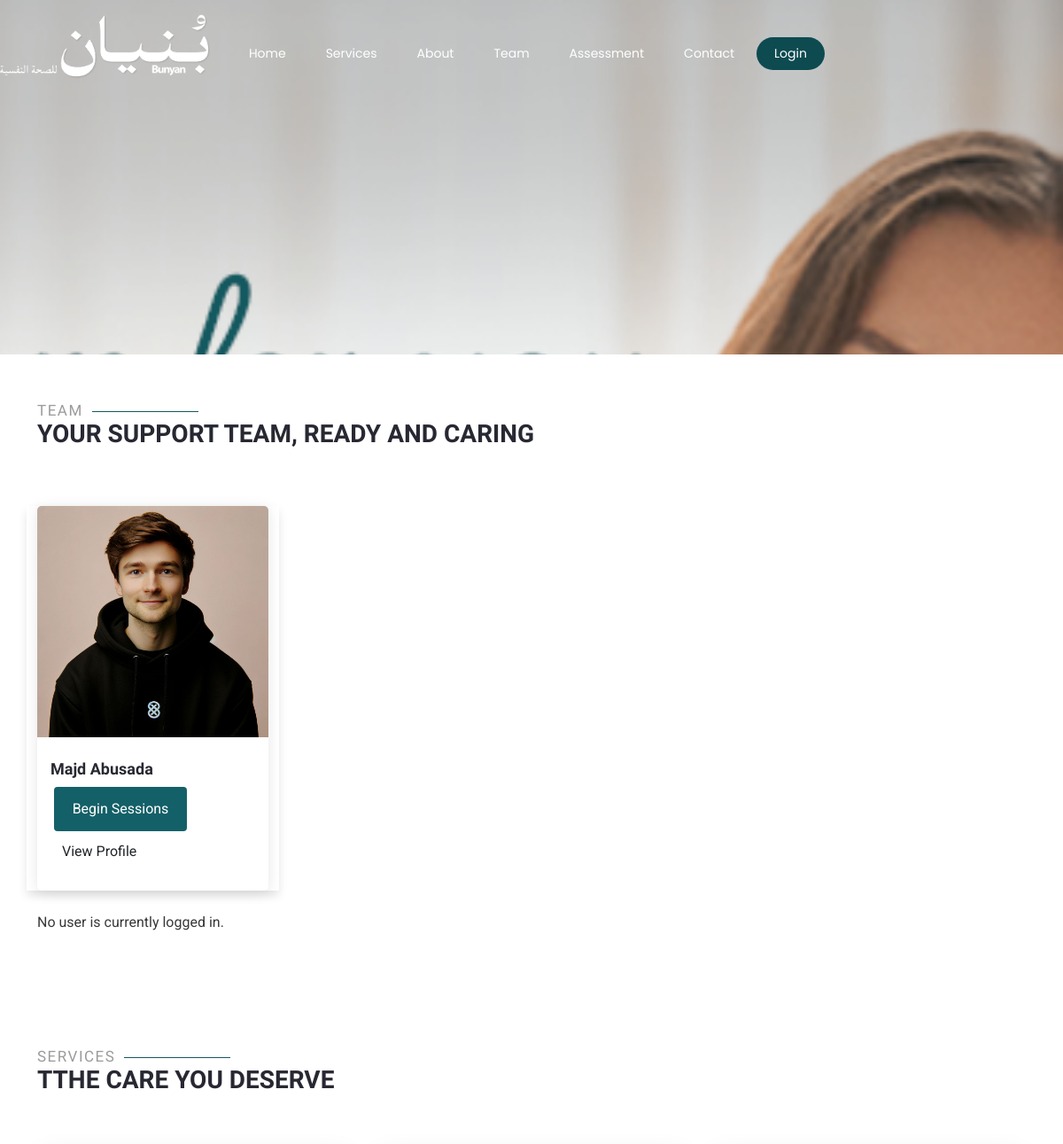
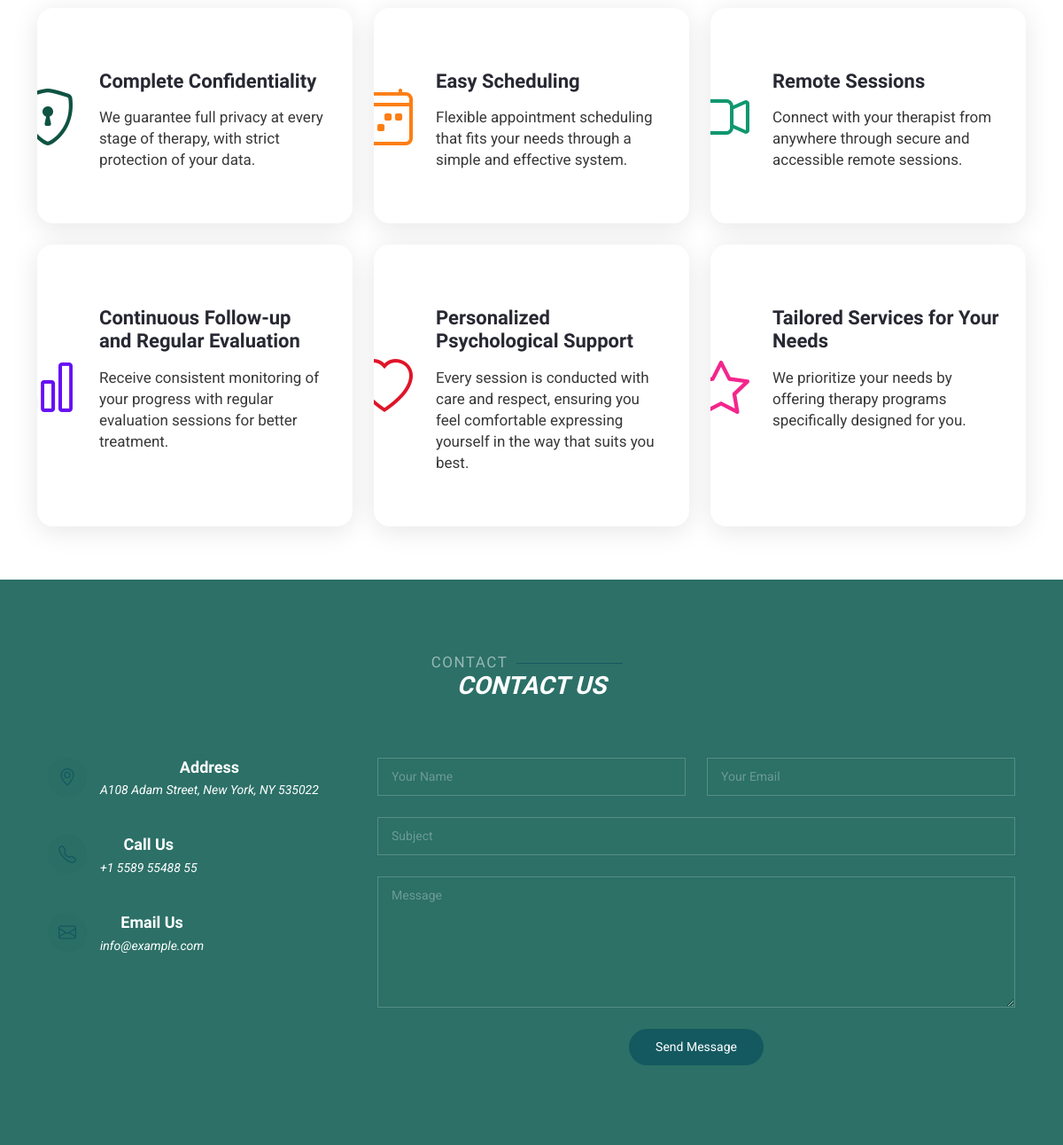
Page /team/ on the committed database (2 pictures, top to bottom).
### BunyanApp/models.py (models this page shows, shortened)
class User(models.Model):
    GENDER_CHOICES = [
        ('male', 'Male'),
        ('female', 'Female'),
    ]
    first_name = models.CharField(max_length=255)
    last_name = models.CharField(max_length=255)
    username = models.CharField(max_length=255, null=True, blank=True, default='')
    email = models.EmailField(max_length=225)
    password = models.CharField(max_length=225)
    dob = models.DateField(blank=True, null=True)
    mobile = models.CharField(max_length=255, null=True, blank=True, default='')
    gender = models.CharField(max_length=20, choices=GENDER_CHOICES, null=True, blank=True)
    photo = models.ImageField(upload_to='profile_pics/', null=True, blank=True)
    country = CountryField(blank_label='(select country)', null=True, blank=True)
    languages = models.ManyToManyField(Language, blank=True)
    created_at = models.DateTimeField(auto_now_add=True)
    updated_at = models.DateTimeField(auto_now=True)
    objects = UserManager()

class Therapist(User):
    available_time = models.DateTimeField()
    experience_years = models.IntegerField(blank=True, default=0)
    location = models.TextField(default='')
    specializations = models.ManyToManyField(Specialization, blank=True, related_name='therapists')

class User(models.Model):
    GENDER_CHOICES = [
        ('male', 'Male'),
        ('female', 'Female'),
    ]
    first_name = models.CharField(max_length=255)
    last_name = models.CharField(max_length=255)
    username = models.CharField(max_length=255, null=True, blank=True, default='')
    email = models.EmailField(max_length=225)
    password = models.CharField(max_length=225)
    dob = models.DateField(blank=True, null=True)
    mobile = models.CharField(max_length=255, null=True, blank=True, default='')
    gender = models.CharField(max_length=20, choices=GENDER_CHOICES, null=True, blank=True)
    photo = models.ImageField(upload_to='profile_pics/', null=True, blank=True)
    country = CountryField(blank_label='(select country)', null=True, blank=True)
    languages = models.ManyToManyField(Language, blank=True)
    created_at = models.DateTimeField(auto_now_add=True)
    updated_at = models.DateTimeField(auto_now=True)
    objects = UserManager()

### BunyanApp/views.py (the view)
# urls.py: path('team/', views.team,name='team'),
def team(request):
    context = {
        'therapists': all_therapists()
    }
    return render(request, 'team.html', context)

### BunyanApp/models.py (called while the page is built)
def all_therapists():
    return Therapist.objects.all()

### BunyanApp/templates/team.html (shortened to what this page needs)
<!DOCTYPE html>
<html lang="en">
<head>
  {% load static %}
  <link rel="stylesheet" href="{% static 'vendor/bootstrap/css/bootstrap.min.css' %}">
  <link rel="stylesheet" href="{% static 'vendor/bootstrap-icons/bootstrap-icons.css' %}">
  <link rel="stylesheet" href="{% static 'vendor/aos/aos.css' %}">
  <link rel="stylesheet" href="{% static 'vendor/animate.css/animate.min.css' %}">
  <link rel="stylesheet" href="{% static 'vendor/glightbox/css/glightbox.min.css' %}">
  <link rel="stylesheet" href="{% static 'vendor/swiper/swiper-bundle.min.css' %}">
  <link rel="stylesheet" href="{% static 'css/team.css' %}">
</head>
<body class="blog-page">
  <header id="header" class="header d-flex align-items-center fixed-top">
    <a href="{% url 'BunyanApp:Home' %}" class="logo">
      <img alt="bunyan logo" src="{% static 'images/white logo.png' %}" class="logo_shadow">
    </a>
    <div class="nav-container container-fluid container-xl position-relative d-flex align-items-center justify-content-between">
      <nav id="navmenu" class="navmenu">
        <ul>
          <li><a href="{% url 'BunyanApp:Home' %}">Home</a></li>
          <li><a href="{% url 'BunyanApp:services' %}">Services</a></li>
          <li><a href="{% url 'BunyanApp:about' %}">About</a></li>
          <li><a href="{% url 'BunyanApp:team' %}">Team</a></li>
          <li><a href="{% url 'BunyanApp:assessment' %}">Assessment</a></li>
          <li><a href="{% url 'BunyanApp:contact' %}">Contact</a></li>
          {% if request.session.user_id %}
          <li><a href="{% url 'BunyanApp:logout' %}">Logout</a></li>
      {% else %}
          <li><a href="{% url 'BunyanApp:login' %}" class="active">Login</a></li>
      {% endif %}
        </ul>
      </nav>
    </div>
  </header>
  <main class="main">
    <div class="page-title">
  </div>
    <section id="team" class="team section">
      <div class="container section-title" data-aos="fade-up">
        <h2>Team</h2>
        <p>YOUR SUPPORT TEAM, READY AND CARING</p>
      </div>
      <div class="container">
        <div class="row gy-4">
          {% for therapist in therapists %}
          <div class="col-lg-3 col-md-6 d-flex align-items-stretch" data-aos="fade-up" data-aos-delay="100">
            <div class="team-member">
              <div class="member-img">
                <img src="{{ therapist.photo.url }}" class="img-fluid" alt="">
              </div>
              <div class="member-info">
                <h4>{{therapist.first_name}} {{therapist.last_name}}</h4>
                <span><a href="/team/{{therapist.first_name}}-{{therapist.last_name}}/profile" class="btn btn-primary">Begin Sessions</a>
                  <a href="/team/{{therapist.first_name}}-{{therapist.last_name}}/profile"class="btn btn-contrast">View Profile</a></span>
              </div>
            </div>
          </div>
          {% endfor %}
          {% if request.session.user_id %}
    <p>User ID: {{ request.session.user_id }}</p>
    <p>User First_name: {{request.session.user_first_name}}</p>
{% else %}
    <p>No user is currently logged in.</p>
{% endif %}
        </div>
      </div>
    </section>
        <section id="services" class="services section">
          <div class="container section-title" data-aos="fade-up">
            <h2>Services</h2>
            <p>TTHE CARE YOU DESERVE</p>
          </div>
          <div class="container">
            <div class="row gy-4">
              <div class="col-lg-4 col-md-6" data-aos="fade-up" data-aos-delay="100">
                <div class="service-item  position-relative">
                  <div class="icon">
                    <i class="bi-shield-lock" style="color: #0f5342;"></i>
                  </div>
                    <h3>Complete Confidentiality</h3>
                  <p>We guarantee full privacy at every stage of therapy, with strict protection of your data.</p>
                </div>
              </div>
              <div class="col-lg-4 col-md-6" data-aos="fade-up" data-aos-delay="200">
                <div class="service-item position-relative">
                  <div class="icon">
                    <i class="bi bi-calendar4-week" style="color: #fd7e14;"></i>
                  </div>
                    <h3>Easy Scheduling</h3>
                  <p>Flexible appointment scheduling that fits your needs through a simple and effective system.</p>
                </div>
              </div>
              <div class="col-lg-4 col-md-6" data-aos="fade-up" data-aos-delay="300">
                <div class="service-item position-relative">
                  <div class="icon">
                    <i class="bi-camera-video" style="color: #10976f;"></i>
                  </div>
                    <h3>Remote Sessions</h3>
                  <p>Connect with your therapist from anywhere through secure and accessible remote sessions.</p>
                </div>
              </div>
              <div class="col-lg-4 col-md-6" data-aos="fade-up" data-aos-delay="400">
                <div class="service-item position-relative">
                  <div class="icon">
                    <i class="bi-bar-chart" style="color: #6610f2;"></i>
                  </div>
                    <h3>Continuous Follow-up and Regular Evaluation</h3>
                  <p>Receive consistent monitoring of your progress with regular evaluation sessions for better treatment.</p>
                </div>
              </div>
              <div class="col-lg-4 col-md-6" data-aos="fade-up" data-aos-delay="500">
                <div class="service-item position-relative">
                  <div class="icon">
                    <i class="bi bi-heart" style="color: #df1529;"></i>
                  </div>
                    <h3>Personalized Psychological Support</h3>
                  <p> Every session is conducted with care and respect, ensuring you feel comfortable expressing yourself in the way that suits you best.
                  </p>
                </div>
              </div>
              <div class="col-lg-4 col-md-6" data-aos="fade-up" data-aos-delay="600">
                <div class="service-item position-relative">
                  <div class="icon">
                    <i class="bi-star" style="color: #f3268c;"></i>
                  </div>
                    <h3>Tailored Services for Your Needs</h3>
                  <p>We prioritize your needs by offering therapy programs specifically designed for you.</p>
                </div>
              </div>
            </div>
          </div>
        </section>
  </main>
  <footer id="footer" class="footer dark-background">
    <div class="container">
    <section id="contact" class="contact section">
      <div class="container section-title" data-aos="fade-up">
        <h2>Contact</h2>
        <p>Contact Us</p>
      </div>
      <div class="container" data-aos="fade" data-aos-delay="100">
        <div class="row gy-4">
          <div class="col-lg-4">
            <div class="info-item d-flex" data-aos="fade-up" data-aos-delay="200">
              <i class="bi bi-geo-alt flex-shrink-0"></i>
              <div>
                <h3>Address</h3>
                <p>A108 Adam Street, New York, NY 535022</p>
              </div>
            </div>
            <div class="info-item d-flex" data-aos="fade-up" data-aos-delay="300">
              <i class="bi bi-telephone flex-shrink-0"></i>
              <div>
                <h3>Call Us</h3>
                <p>+1 5589 55488 55</p>
              </div>
            </div>
            <div class="info-item d-flex" data-aos="fade-up" data-aos-delay="400">
              <i class="bi bi-envelope flex-shrink-0"></i>
              <div>
                <h3>Email Us</h3>
                <p>info@example.com</p>
              </div>
            </div>
          </div>
          <div class="col-lg-8">
            <form action="forms/contact.php" method="post" class="php-email-form" data-aos="fade-up" data-aos-delay="200">
              <div class="row gy-4">
                <div class="col-md-6">
                  <input type="text" name="name" class="form-control" placeholder="Your Name" required="">
                </div>
                <div class="col-md-6 ">
                  <input type="email" class="form-control" name="email" placeholder="Your Email" required="">
                </div>
                <div class="col-md-12">
                  <input type="text" class="form-control" name="subject" placeholder="Subject" required="">
                </div>
                <div class="col-md-12">
                  <textarea class="form-control" name="message" rows="6" placeholder="Message" required=""></textarea>
                </div>
                <div class="col-md-12 text-center">
                  <button type="submit">Send Message</button>
                </div>
              </div>
            </form>
          </div>
        </div>
      </div>
    </section>
      </div>
  </footer>
</body>
</html>

### rows in the picture
Therapist: photo (picture), first_name "Majd", last_name "Abusada"
